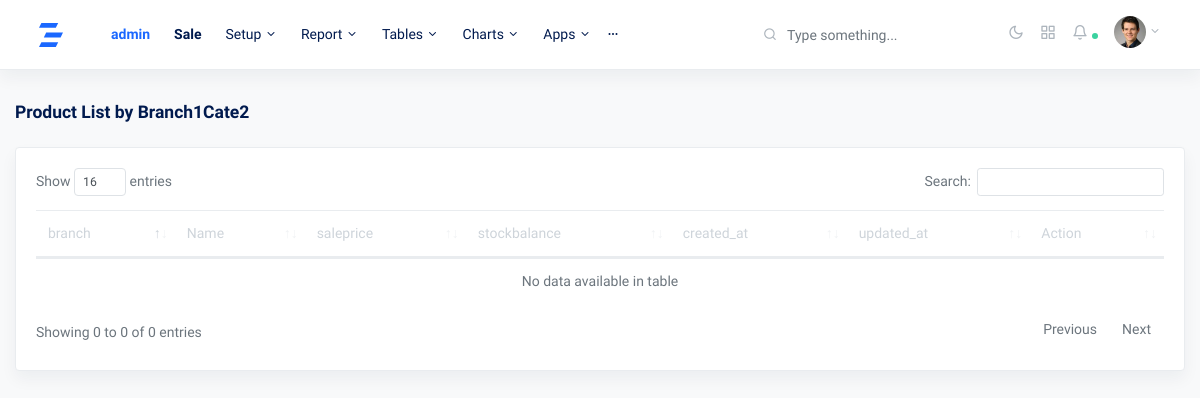
Before: /product_list_by_category/5/ (signed in) with the older database file.
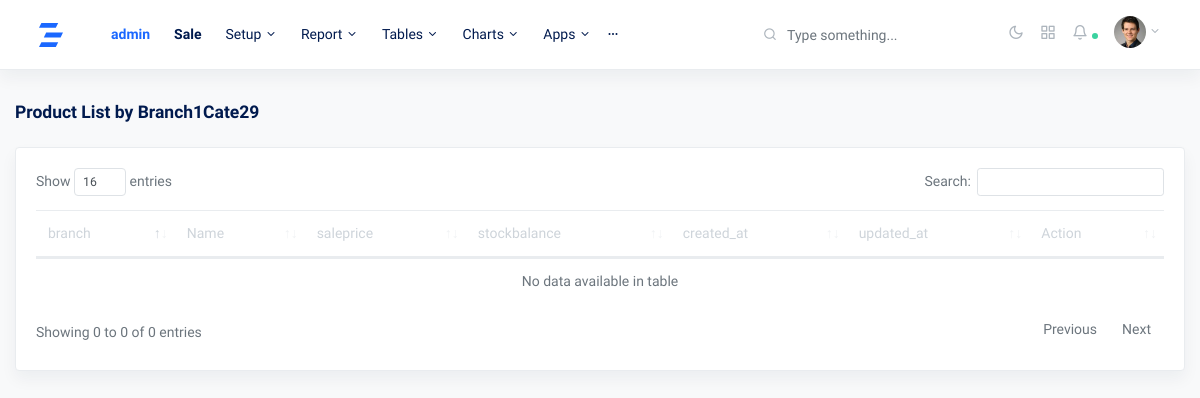
After: the same page with the newer database file.
### myapp/models.py (models this page shows)
class category(models.Model):
    branch = models.ForeignKey(branch, on_delete=models.CASCADE, blank=True, null=True)
    usr = models.ForeignKey(User, on_delete=models.SET_NULL, null=True, blank=True)
    category = models.CharField(max_length=255, blank=True, null=True)
    created_at = models.DateTimeField(auto_now_add=True)
    updated_at = models.DateTimeField(auto_now=True)
    def __str__(self):
        return self.category

### myapp/views.py (the view, shortened to what this page needs)
# urls.py: path('product_list_by_category/<int:id>/', product_list_by_category.as_view(), name='product_list_by_category'),
class product_list_by_category(View):
    def get(self, request, id):
        try:
            branch_id = self.request.session.get("branch_id", None)
            catauth = category.objects.get(usr=request.user, branch=branch_id, id=id)
            if branch_id is not None and catauth.id == id:
                cat = get_object_or_404(category, id=id)
                products = product.objects.filter(category=cat)
                fm = itemcreateform()
                context = {'products':products, 'cat':cat, 'fm':fm}
                return render(request, 'product_list_by_category.html', context)
        except:
            return redirect('myapp:homeview')

### myapp/forms.py
class itemcreateform(forms.ModelForm):
    class Meta:
        model = product
        fields = ['name', 'saleprice', 'purchaseprice']
        widgets = {
            'name' : forms.TextInput(attrs={'class': 'form-control', 'required':'True'}),
            'saleprice' : forms.NumberInput(attrs={'class': 'form-control'}),
            'purchaseprice' : forms.NumberInput(attrs={'class': 'form-control'}),
        }

### templates/product_list_by_category.html (shortened to what this page needs)
{% extends 'base.html' %}
{% block content %}
<div class="row justify-content-center">
    <div class="col-12">
      <h5 class="mb-2 page-title">Product List by {{cat}}</h5>
      <div class="row my-4">
        <div class="col-md-12">
          <div class="card shadow">
            <div class="card-body">
              <table class="table datatables" id="categoryview-1">
                <thead>
                  <tr>
                    <th>branch</th>
                    <th>Name</th>
                    <th>saleprice</th>
                    <th>stockbalance</th>
                    <th>created_at</th>
                    <th>updated_at</th>
                    <th>Action</th>
                  </tr>
                </thead>
                <tbody id="categorylist">
                </tbody>
              </table>
            </div>
          </div>
        </div>
      </div>
    </div>
  </div>
{% endblock content %}

Changed rows visible on the page:
changed category: category "Branch1Cate2" → "Branch1Cate29"
